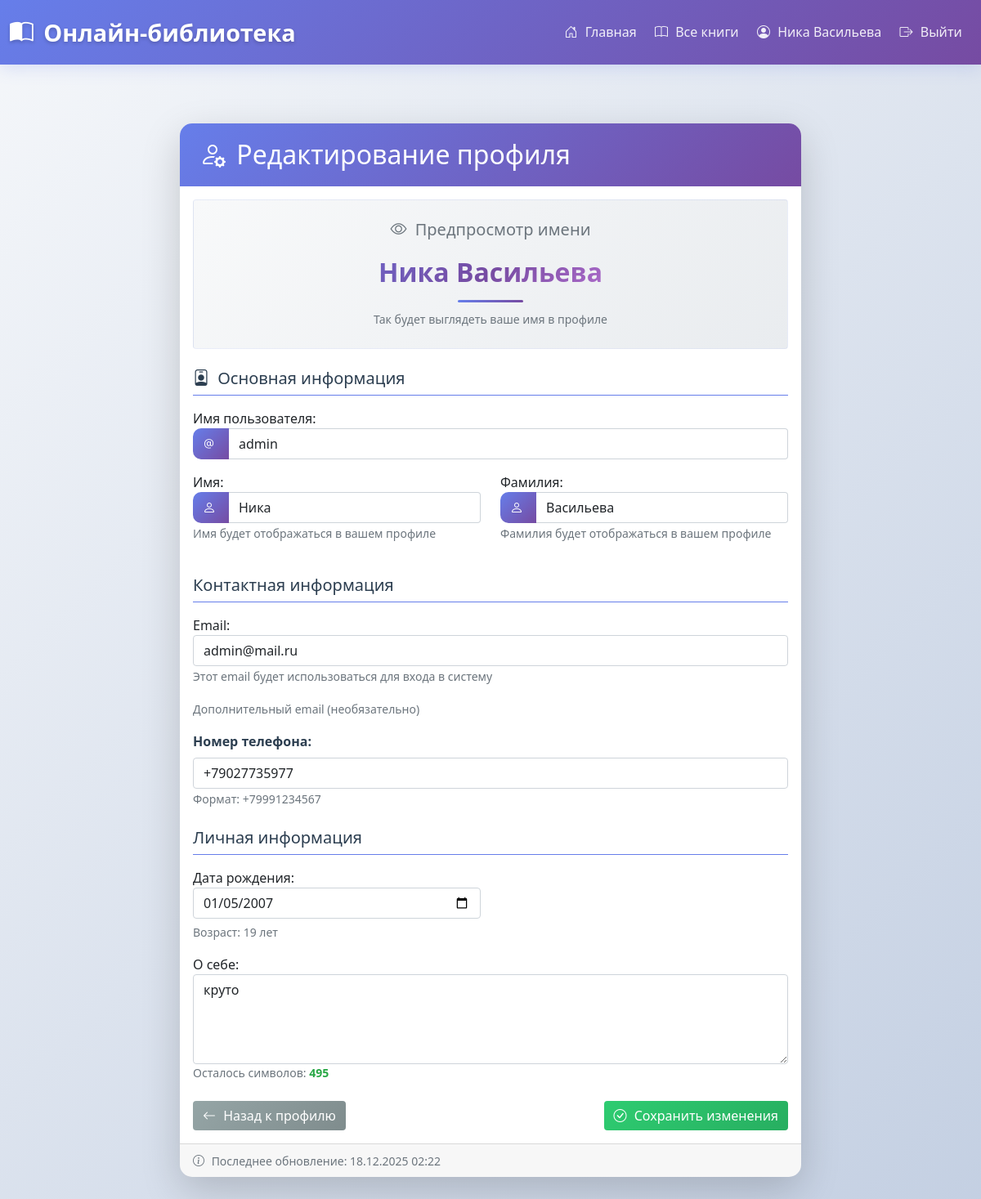
Page /profile/edit/ (signed in) on the committed database.
### library/models.py (models this page shows, shortened)
class Profile(models.Model):
    user = models.OneToOneField(User, on_delete=models.CASCADE, related_name='profile')
    phone_regex = RegexValidator(
        regex=r'^\+?1?\d{9,15}$',
        message="Номер телефона должен быть в формате: '+999999999'. До 15 цифр."
    )
    phone_number = models.CharField(
        validators=[phone_regex],
        max_length=17,
        blank=True,
        verbose_name="Номер телефона", null=True,
    )
    email = models.EmailField(
        max_length=100,
        blank=True,
        verbose_name="Email", null=True,
    )
    birth_date = models.DateField(
        null=True,
        blank=True,
        verbose_name="Дата рождения"
    )
    bio = models.TextField(
        max_length=500,
        blank=True,
        verbose_name="О себе", null=True,
    )
    created_at = models.DateTimeField(default=timezone.now)
    updated_at = models.DateTimeField(auto_now=True)
    @property
    def age(self):
        if self.birth_date:
            today = date.today()
            age = today.year - self.birth_date.year
            if (today.month, today.day) < (self.birth_date.month, self.birth_date.day):
                age -= 1
            return age
        return None
    class Meta:
        verbose_name = "Профиль"
        verbose_name_plural = "Профили"

### library/views.py (the view)
# urls.py: path('profile/edit/', views.edit_profile, name='edit_profile'),
@login_required
def edit_profile(request):
    try:
        profile = request.user.profile
    except Profile.DoesNotExist:
        profile = Profile.objects.create(user=request.user)
    if request.method == 'POST':
        user_form = UserUpdateForm(request.POST, instance=request.user)
        profile_form = ProfileUpdateForm(
            request.POST,
            request.FILES,
            instance=profile
        )
        if user_form.is_valid() and profile_form.is_valid():
            user = user_form.save()
            profile_form.save()
            print(f"DEBUG: Email сохранен: {user.email}")
            messages.success(request, 'Профиль успешно обновлен!')
            return redirect('profile')
        else:
            print(f"DEBUG: Ошибки user_form: {user_form.errors}")
            print(f"DEBUG: Ошибки profile_form: {profile_form.errors}")
            messages.error(request, 'Пожалуйста, исправьте ошибки в форме.')
    else:
        user_form = UserUpdateForm(instance=request.user)
        profile_form = ProfileUpdateForm(instance=profile)
    context = {
        'user_form': user_form,
        'profile_form': profile_form,
        'profile': profile,
    }
    return render(request, 'library/edit_profile.html', context)

### library/forms.py
class UserUpdateForm(forms.ModelForm):
    email = forms.EmailField(
        label='Email',
        required=True,
        widget=forms.EmailInput(attrs={
            'class': 'form-control',
            'placeholder': 'Введите ваш email'
        })
    )
    class Meta:
        model = User
        fields = ['username', 'email', 'first_name', 'last_name']
        widgets = {
            'username': forms.TextInput(attrs={
                'class': 'form-control',
                'placeholder': 'Имя пользователя'
            }),
            'first_name': forms.TextInput(attrs={
                'class': 'form-control',
                'placeholder': 'Имя'
            }),
            'last_name': forms.TextInput(attrs={
                'class': 'form-control',
                'placeholder': 'Фамилия'
            }),
        }
        labels = {
            'username': 'Имя пользователя',
            'first_name': 'Имя',
            'last_name': 'Фамилия',
        }

class ProfileUpdateForm(forms.ModelForm):
    phone_number = forms.CharField(
        required=False,
        widget=forms.TextInput(attrs={
            'class': 'form-control',
            'placeholder': '+7 (999) 123-45-67'
        }),
        label='Номер телефона',
        max_length=17
    )
    birth_date = forms.DateField(
        required=False,
        widget=forms.DateInput(attrs={
            'class': 'form-control',
            'type': 'date'
        }),
        label='Дата рождения'
    )
    bio = forms.CharField(
        required=False,
        widget=forms.Textarea(attrs={
            'class': 'form-control',
            'rows': 4,
            'placeholder': 'Расскажите немного о себе...'
        }),
        label='О себе',
        max_length=500
    )
    class Meta:
        model = Profile
        fields = ['phone_number', 'birth_date', 'bio']
        labels = {
            'birth_date': 'Дата рождения',
            'bio': 'О себе',
        }

### library/templates/library/edit_profile.html (shortened to what this page needs)
{% extends 'library/base.html' %}
{% block content %}
<div class="container py-5">
    <div class="row">
        <div class="col-lg-8 mx-auto">
            <div class="card shadow-lg">
                <div class="card-header bg-primary text-white">
                    <h2 class="mb-0">
                        <i class="bi bi-person-gear"></i> Редактирование профиля
                    </h2>
                </div>
                <div class="card-body">
                    <div class="text-center mb-4 p-4 rounded preview-section">
                        <h5 class="text-muted mb-3">
                            <i class="bi bi-eye"></i> Предпросмотр имени
                        </h5>
                        <div id="name-preview" class="preview-name">
                        </div>
                        <div class="preview-underline"></div>
                        <small class="text-muted">Так будет выглядеть ваше имя в профиле</small>
                    </div>
                    <form method="POST" enctype="multipart/form-data">
                        <div class="mb-4">
                            <h5 class="border-bottom pb-2 mb-3">
                                <i class="bi bi-person-badge"></i> Основная информация
                            </h5>
                            <div class="mb-3">
                                {{ user_form.username.label_tag }}
                                <div class="input-group">
                                    <span class="input-group-text">
                                        <i class="bi bi-at"></i>
                                    </span>
                                    {{ user_form.username }}
                                </div>
                            </div>
                            <div class="row">
                                <div class="col-md-6 mb-3">
                                    {{ user_form.first_name.label_tag }}
                                    <div class="input-group">
                                        <span class="input-group-text">
                                            <i class="bi bi-person"></i>
                                        </span>
                                        {{ user_form.first_name }}
                                    </div>
                                    <small class="text-muted">
                                        Имя будет отображаться в вашем профиле
                                    </small>
                                </div>
                                <div class="col-md-6 mb-3">
                                    {{ user_form.last_name.label_tag }}
                                    <div class="input-group">
                                        <span class="input-group-text">
                                            <i class="bi bi-person"></i>
                                        </span>
                                        {{ user_form.last_name }}
                                    </div>
                                    <small class="text-muted">
                                        Фамилия будет отображаться в вашем профиле
                                    </small>
                                </div>
                            </div>
                        </div>
                        <div class="mb-4">
                            <h5 class="border-bottom pb-2 mb-3">Контактная информация</h5>
                            <div class="mb-3">
                                {{ user_form.email.label_tag }}
                                {{ user_form.email }}
                                <small class="text-muted">
                                    Этот email будет использоваться для входа в систему
                                </small>
                            </div>
                            <div class="mb-3">
                                <small class="text-muted">
                                    Дополнительный email (необязательно)
                                </small>
                            </div>
                            <div class="mb-3">
                                <label for="id_phone_number" class="form-label">Номер телефона:</label>
                                <input type="tel"
                                       name="phone_number"
                                       value="{{ profile_form.phone_number.value|default_if_none:'' }}"
                                       class="form-control"
                                       id="id_phone_number"
                                       placeholder="+7 (999) 123-45-67">
                                <small class="text-muted">Формат: +79991234567</small>
                            </div>
                        </div>
                        <div class="mb-4">
                            <h5 class="border-bottom pb-2 mb-3">Личная информация</h5>
                            <div class="row">
                                <div class="col-md-6 mb-3">
                                    {{ profile_form.birth_date.label_tag }}
                                    {{ profile_form.birth_date }}
                                    {% if profile.age %}
                                        <div class="mt-1">
                                            <small class="text-muted">
                                                Возраст: {{ profile.age }} лет
                                            </small>
                                        </div>
                                    {% endif %}
                                </div>
                            </div>
                            <div class="mb-3">
                                {{ profile_form.bio.label_tag }}
                                {{ profile_form.bio }}
                                <small class="text-muted d-block">
                                    Осталось символов: <span id="char-count">500</span>
                                </small>
                            </div>
                        </div>
                        <div class="d-flex justify-content-between mt-4">
                            <a href="{% url 'profile' %}" class="btn btn-secondary">
                                <i class="bi bi-arrow-left"></i> Назад к профилю
                            </a>
                            <div>
                                <button type="submit" class="btn btn-success">
                                    <i class="bi bi-check-circle"></i> Сохранить изменения
                                </button>
                            </div>
                        </div>
                    </form>
                </div>
                <div class="card-footer text-muted">
                    <small>
                        <i class="bi bi-info-circle"></i>
                        Последнее обновление:
                        {% if profile.updated_at %}
                            {{ profile.updated_at|date:"d.m.Y H:i" }}
                        {% else %}
                            еще не обновлялось
                        {% endif %}
                    </small>
                </div>
            </div>
        </div>
    </div>
</div>
{% endblock %}

### library/templates/library/base.html (shortened to what this page needs)
<!DOCTYPE html>
<html lang="ru">
<head>
    <link href="https://cdn.jsdelivr.net/npm/bootstrap@5.1.3/dist/css/bootstrap.min.css" rel="stylesheet">
    <link rel="stylesheet" href="https://cdn.jsdelivr.net/npm/bootstrap-icons@1.8.1/font/bootstrap-icons.css">
</head>
<body>
    <nav class="navbar navbar-expand-lg navbar-dark">
        <div class="container">
            <a class="navbar-brand" href="/">
                <i class="bi bi-book-half"></i> Онлайн-библиотека
            </a>
            <div class="collapse navbar-collapse" id="navbarNav">
                <div class="navbar-nav ms-auto">
                    <a class="nav-link" href="/">
                        <i class="bi bi-house-door"></i> Главная
                    </a>
                    <a class="nav-link" href="/books/">
                        <i class="bi bi-book"></i> Все книги
                    </a>
                    {% if user.is_authenticated %}
                        <a class="nav-link" href="/profile/">
                            <i class="bi bi-person-circle"></i>
                            {% if user.first_name or user.last_name %}
                                {{ user.first_name }} {{ user.last_name }}
                            {% else %}
                                {{ user.username }}
                            {% endif %}
                        </a>
                        <a class="nav-link" href="/logout/">
                            <i class="bi bi-box-arrow-right"></i> Выйти
                        </a>
                    {% endif %}
                </div>
            </div>
        </div>
    </nav>
    <div class="container mt-4">
        {% block content %}
        {% endblock %}
    </div>
</body>
</html>

### library/templates/library/base.html (style rules this page uses)
:root { --primary-gradient: linear-gradient(135deg, #667eea 0%, #764ba2 100%); --primary-gradient-hover: linear-gradient(135deg, #5a6fd8, #6a4190); --secondary-gradient: linear-gradient(135deg, #36d1dc, #5b86e5); --success-gradient: linear-gradient(135deg, #2ecc71, #27ae60); --warning-gradient: linear-gradient(135deg, #f39c12, #e67e22); --danger-gradient: linear-gradient(135deg, #e74c3c, #c0392b); }
body { background: linear-gradient(135deg, #f5f7fa 0%, #c3cfe2 100%); min-height: 100vh; font-family: 'Segoe UI', Tahoma, Geneva, Verdana, sans-serif; }
.navbar { background: var(--primary-gradient) !important; box-shadow: 0 4px 20px rgba(102, 126, 234, 0.2); padding: 0.8rem 0; }
.navbar-brand { font-size: 1.8rem; font-weight: 800; color: white !important; text-shadow: 0 2px 4px rgba(0,0,0,0.2); }
.navbar-nav .nav-link { color: rgba(255, 255, 255, 0.9) !important; font-weight: 500; padding: 0.5rem 1rem; margin: 0 0.2rem; border-radius: 25px; transition: all 0.3s ease; }
.container { max-width: 1200px; }
.card { border-radius: 20px; border: none; box-shadow: 0 10px 30px rgba(0, 0, 0, 0.08); transition: all 0.3s ease; overflow: hidden; margin-bottom: 1.5rem; }
.card-header { background: var(--primary-gradient); color: white; border-bottom: none; padding: 1.2rem 1.5rem; font-weight: 700; font-size: 1.2rem; }
.input-group-text { background: var(--primary-gradient); color: white; border: none; border-radius: 10px 0 0 10px; }
.form-label { font-weight: 600; color: #2d3436; }
.bi { margin-right: 5px; }

### library/templates/library/edit_profile.html (style rules this page uses)
.card { border-radius: 15px; overflow: hidden; }
.form-label { font-weight: 600; color: #2c3e50; margin-bottom: 0.5rem; }
h5 { color: #2c3e50; }
.border-bottom { border-color: #667eea !important; }
.btn { transition: all 0.3s; }
.btn-success { background: linear-gradient(135deg, #2ecc71, #27ae60); border: none; }
.btn-secondary { background: linear-gradient(135deg, #95a5a6, #7f8c8d); border: none; }
.card-header { background: linear-gradient(135deg, #667eea, #764ba2) !important; }
#char-count { font-weight: bold; }
.preview-section { background: linear-gradient(135deg, #f8f9fa 0%, #e9ecef 100%); border: 1px solid rgba(102, 126, 234, 0.1); }
.preview-name { font-size: 2rem; font-weight: 800; background: linear-gradient(135deg, #667eea 0%, #764ba2 50%, #f093fb 100%); -webkit-background-clip: text; background-clip: text; color: transparent; margin: 10px 0; text-align: center; }
.preview-underline { width: 80px; height: 3px; background: linear-gradient(90deg, #667eea, #764ba2); margin: 8px auto; border-radius: 2px; }
.input-group-text { background: linear-gradient(135deg, #667eea, #764ba2); color: white; border: none; }
.input-group .form-control { border-left: none; }

### rows in the picture
Profile: phone_number "+79027735977", birth_date "01/05/2007", age "19", bio "круто", updated_at "18.12.2025 02:22"

### other values in the picture
{{ user.first_name }} "Ника"
{{ user.last_name }} "Васильева"
{{ user_form.username.label_tag }} "Имя пользователя:"
{{ user_form.first_name.label_tag }} "Имя:"
{{ user_form.last_name.label_tag }} "Фамилия:"
{{ user_form.email.label_tag }} "Email:"
{{ profile_form.birth_date.label_tag }} "Дата рождения:"
{{ profile_form.bio.label_tag }} "О себе:"
